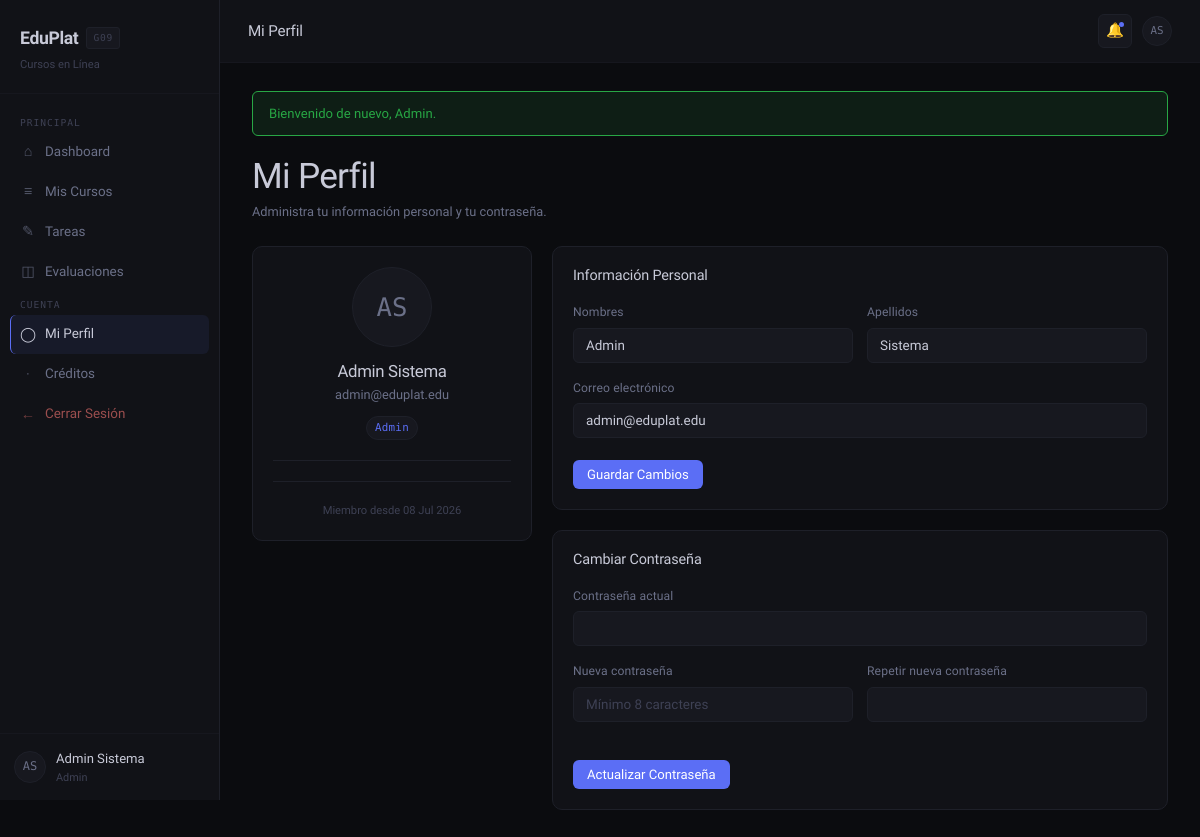
/EDUPLAT_G09/index.php?accion=perfil (signed in), run on the app's committed database.
### tables this page shows
CREATE TABLE `usuarios` (
  `id_usuario` int(11) NOT NULL,
  `nombres` varchar(80) NOT NULL,
  `apellidos` varchar(80) NOT NULL,
  `correo` varchar(120) NOT NULL,
  `password_hash` varchar(255) NOT NULL,
  `rol` enum('estudiante','docente','admin') NOT NULL DEFAULT 'estudiante',
  `estado` tinyint(1) NOT NULL DEFAULT 1,
  `fecha_registro` datetime NOT NULL DEFAULT current_timestamp()
);

### EDUPLAT_G09/controlador/PerfilControlador.php (called while the page is built, shortened)
<?php
require_once __DIR__ . '/../modelo/Usuario.php';
class PerfilControlador
{
    public function mostrar(): void
    {
        $uid = (int) $_SESSION['id_usuario'];
        $usuario = Usuario::buscarPorId($uid);
        require __DIR__ . '/../vista/perfil.php';
    }
}

### EDUPLAT_G09/modelo/Database.php (called while the page is built)
<?php
require_once __DIR__ . '/../config/conexion.php';
class Database
{
    private static ?PDO $conn = null;
    public static function get(): PDO
    {
        global $pdo;
        if (self::$conn === null) {
            self::$conn = $pdo;
        }
        return self::$conn;
    }
}

### EDUPLAT_G09/modelo/Usuario.php (called while the page is built, shortened)
<?php
require_once __DIR__ . '/Database.php';
class Usuario
{
    public static function buscarPorId(int $id): ?array
    {
        $stmt = Database::get()->prepare('SELECT * FROM usuarios WHERE id_usuario = :id LIMIT 1');
        $stmt->execute([':id' => $id]);
        $u = $stmt->fetch();
        return $u ?: null;
    }
}

### EDUPLAT_G09/vista/perfil.php (the view, shortened to what this page needs)
<!DOCTYPE html>
<html lang="es">
<head>
  <link rel="stylesheet" href="public/css/styles.css" />
</head>
<body>
<div class="app-layout">
  <?php $activePage = 'perfil'; require __DIR__ . '/partials/sidebar.php'; ?>
  <main class="main-content">
    <div class="topbar">
      <span class="topbar-title">Mi Perfil</span>
      <div class="topbar-actions">
        <div class="notif-btn">🔔<span class="notif-dot"></span></div>
        <div class="avatar" style="width:30px;height:30px;font-size:0.68rem;"><?= htmlspecialchars(inicialesUsuario()) ?></div>
      </div>
    </div>
    <div class="page-body">
      <div class="fade-in" style="margin-bottom:24px;">
        <h1>Mi Perfil</h1>
        <p style="margin-top:3px;font-size:0.8rem;">Administra tu información personal y tu contraseña.</p>
      </div>
      <div style="display:grid; grid-template-columns:280px 1fr; gap:20px; align-items:start;">
        <div class="card fade-in fade-in-1" style="text-align:center;">
          <div class="avatar" style="width:80px;height:80px;font-size:1.6rem;margin:0 auto 14px;"><?= htmlspecialchars(inicialesUsuario()) ?></div>
          <h3 style="margin-bottom:2px;"><?= htmlspecialchars($usuario['nombres'] . ' ' . $usuario['apellidos']) ?></h3>
          <p style="font-size:0.8rem;margin-bottom:10px;"><?= htmlspecialchars($usuario['correo']) ?></p>
          <span class="badge badge-blue"><?= ucfirst($usuario['rol']) ?></span>
          <div class="divider"></div>
          <div class="divider"></div>
          <p style="font-size:0.7rem;color:var(--text-muted);">Miembro desde <?= date('d M Y', strtotime($usuario['fecha_registro'])) ?></p>
        </div>
        <div style="display:flex;flex-direction:column;gap:20px;">
          <div class="card fade-in fade-in-2">
            <div class="card-header"><h3 class="card-title">Información Personal</h3></div>
            <form method="POST" action="index.php?accion=actualizarPerfil">
              <div class="form-grid">
                <div class="form-group"><label class="form-label">Nombres</label><input class="form-control" type="text" name="nombres" value="<?= htmlspecialchars($usuario['nombres']) ?>" required /></div>
                <div class="form-group"><label class="form-label">Apellidos</label><input class="form-control" type="text" name="apellidos" value="<?= htmlspecialchars($usuario['apellidos']) ?>" required /></div>
              </div>
              <div class="form-group"><label class="form-label">Correo electrónico</label><input class="form-control" type="email" name="correo" value="<?= htmlspecialchars($usuario['correo']) ?>" required /></div>
              <div class="form-actions" style="justify-content:flex-start;">
                <button class="btn btn-primary" type="submit">Guardar Cambios</button>
              </div>
            </form>
          </div>
          <div class="card fade-in fade-in-3">
            <div class="card-header"><h3 class="card-title">Cambiar Contraseña</h3></div>
            <form method="POST" action="index.php?accion=cambiarPassword">
              <div class="form-group"><label class="form-label">Contraseña actual</label><input class="form-control" type="password" name="password_actual" required /></div>
              <div class="form-grid">
                <div class="form-group"><label class="form-label">Nueva contraseña</label><input class="form-control" type="password" name="password_nueva" placeholder="Mínimo 8 caracteres" required /></div>
                <div class="form-group"><label class="form-label">Repetir nueva contraseña</label><input class="form-control" type="password" name="password_repetir" required /></div>
              </div>
              <div class="form-actions" style="justify-content:flex-start;">
                <button class="btn btn-primary" type="submit">Actualizar Contraseña</button>
              </div>
            </form>
          </div>
        </div>
      </div>
    </div>
  </main>
</div>
</body>
</html>

### EDUPLAT_G09/public/CSS/styles.css (style rules this page uses)
:root { --bg: #0b0c0f; --surface: #111217; --surface2: #17181f; --border: #1e2029; --border-soft: #16171e; --accent: #5b6ef5; --accent-dim: rgba(91,110,245,0.08); --gold: #b8943f; --success: #3d9e72; --danger: #9b4e4e; --warning: #b07e2e; --text: #c8cad8; --text-muted: #3e4154; --text-dim: #6b7088; --font-head: 'Geist', sans-serif; --font-body: 'Geist', sans-serif; --font-mono: 'Geist Mono', monospace; --radius: 10px; --radius-sm: 6px; --shadow: 0 1px 8px rgba(0,0,0,0.25); --transition: 0.14s ease; }
*, *::before, *::after { box-sizing: border-box; margin: 0; padding: 0; }
html { scroll-behavior: smooth; }
body { background: var(--bg); color: var(--text); font-family: var(--font-body); font-size: 14px; line-height: 1.6; min-height: 100vh; -webkit-font-smoothing: antialiased; }
h1, h2, h3, h4, h5 { font-family: var(--font-head); font-weight: 500; line-height: 1.25; color: var(--text); letter-spacing: -0.02em; }
h1 { font-size: clamp(1.5rem, 3vw, 2.2rem); }
h3 { font-size: 1.05rem; }
p { color: var(--text-dim); line-height: 1.65; }
.app-layout { display: grid; grid-template-columns: 220px 1fr; min-height: 100vh; }
.avatar { width: 32px; height: 32px; border-radius: 50%; background: var(--surface2); border: 1px solid var(--border); display: flex; align-items: center; justify-content: center; font-family: var(--font-mono); font-weight: 500; font-size: 0.75rem; color: var(--text-dim); flex-shrink: 0; }
.main-content { padding: 0; overflow-x: hidden; }
.topbar { background: var(--surface); border-bottom: 1px solid var(--border-soft); padding: 14px 28px; display: flex; align-items: center; justify-content: space-between; position: sticky; top: 0; z-index: 100; }
.topbar-title { font-family: var(--font-head); font-weight: 500; font-size: 0.95rem; letter-spacing: -0.01em; }
.topbar-actions { display: flex; align-items: center; gap: 10px; }
.page-body { padding: 28px 32px; }
.card { background: var(--surface); border: 1px solid var(--border); border-radius: var(--radius); padding: 20px; transition: border-color var(--transition); }
.card-header { display: flex; align-items: center; justify-content: space-between; margin-bottom: 18px; }
.card-title { font-size: 0.9rem; font-weight: 500; letter-spacing: -0.01em; }
.btn { display: inline-flex; align-items: center; gap: 6px; padding: 7px 14px; border-radius: var(--radius-sm); font-family: var(--font-body); font-size: 0.82rem; font-weight: 400; cursor: pointer; border: none; transition: all var(--transition); white-space: nowrap; }
.btn-primary { background: var(--accent); color: #fff; }
.form-group { margin-bottom: 16px; }
.form-label { display: block; font-size: 0.76rem; font-weight: 400; color: var(--text-dim); margin-bottom: 5px; letter-spacing: 0.01em; }
.form-control { width: 100%; background: var(--surface2); border: 1px solid var(--border); border-radius: var(--radius-sm); padding: 9px 12px; color: var(--text); font-family: var(--font-body); font-size: 0.84rem; transition: border-color var(--transition); outline: none; }
.form-control::placeholder { color: var(--text-muted); }
.form-grid { display: grid; grid-template-columns: 1fr 1fr; gap: 14px; }
.form-actions { display: flex; gap: 10px; justify-content: flex-end; margin-top: 22px; }
.badge { display: inline-flex; align-items: center; padding: 2px 8px; border-radius: 100px; font-size: 0.68rem; font-weight: 500; letter-spacing: 0.02em; background: var(--surface2); border: 1px solid var(--border); font-family: var(--font-mono); }
.badge-blue { color: var(--accent); }
.notif-btn { position: relative; background: var(--surface2); border: 1px solid var(--border); border-radius: var(--radius-sm); width: 34px; height: 34px; display: flex; align-items: center; justify-content: center; cursor: pointer; color: var(--text-dim); font-size: 0.9rem; transition: all var(--transition); }
.notif-dot { position: absolute; top: 7px; right: 7px; width: 5px; height: 5px; background: var(--accent); border-radius: 50%; }
.divider { height: 1px; background: var(--border); margin: 20px 0; }
.fade-in { animation: fadeIn 0.3s ease both; }
.fade-in-1 { animation-delay: 0.04s; }
.fade-in-2 { animation-delay: 0.08s; }
.fade-in-3 { animation-delay: 0.12s; }

### data on the page
usuarios: nombres+apellidos "Admin Sistema", correo "admin@eduplat.edu", rol "Admin", fecha_registro "08 Jul 2026", nombres "Admin", apellidos "Sistema"

### other printed values
inicialesUsuario() "AS"
$_SESSION['nombres'] . ' ' . $_SESSION['apellidos'] "Admin Sistema"
rolUsuario() "Admin"
$f['mensaje'] "Bienvenido de nuevo, Admin."
